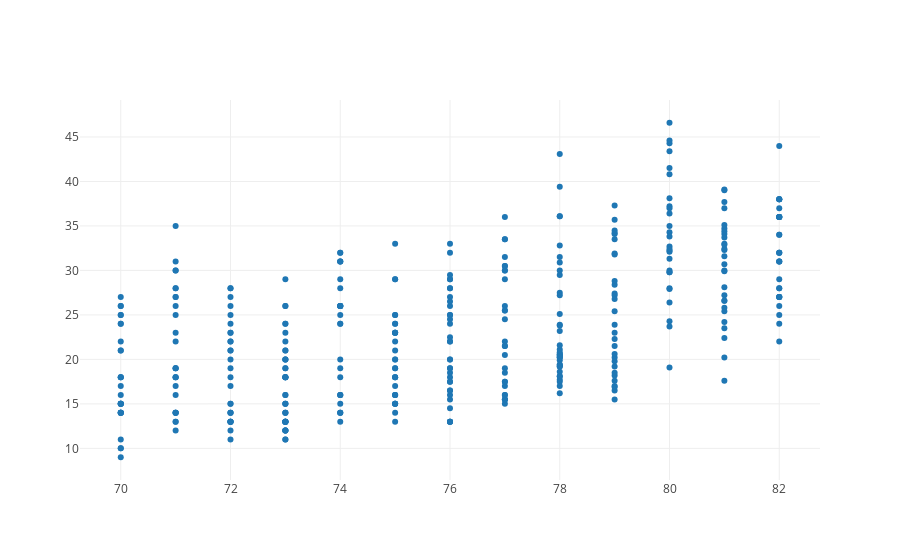

Write notebook code for a chart like this one.
### Markdown cell above
And another question: <b>Is there any relationship between MPG and Model Year?</b>

### Code cell
trace = go.Scatter(x = dataframe['Model_Year'],
                   y = dataframe['MPG'],
                   mode = 'markers')
data = [trace]
py.iplot(data)

### Figure 1 — Plotly figure (JSON) as saved in the notebook; plotly's stock layout.template omitted (floating-point values rounded to 4 significant figures; data arrays with more than 128 entries replaced by an {"elided": "..."} marker saying what was removed)
{"data": [{"mode": "markers", "type": "scatter", "uid": "c20c301e-2318-4de1-90a2-4e3e5169300e", "x": {"elided": "392 int values"}, "y": {"elided": "392 float values"}}], "layout": {}}
